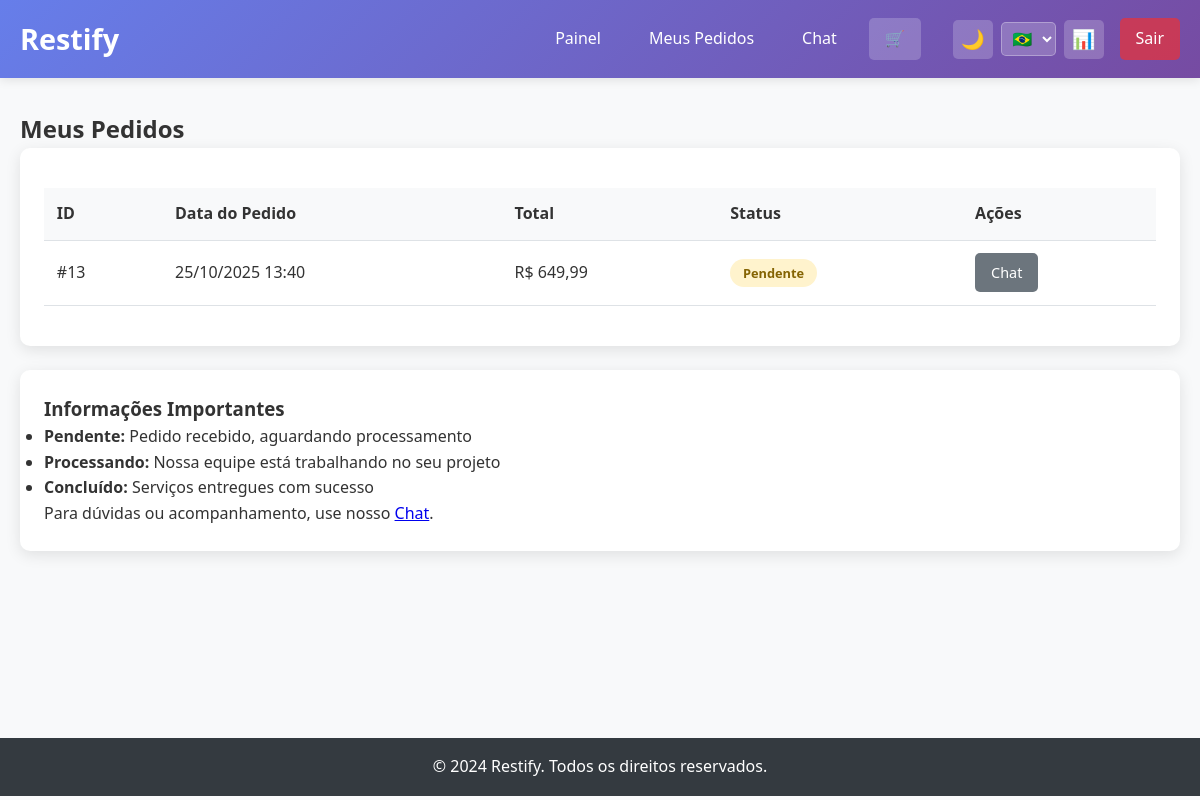
The page /public/restaurant/orders (signed in) on the database its author committed.
### tables this page shows
CREATE TABLE orders (
    id INTEGER PRIMARY KEY AUTOINCREMENT,
    restaurant_id INTEGER NOT NULL,
    total_amount REAL NOT NULL,
    status TEXT DEFAULT 'pending' CHECK(status IN ('pending', 'processing', 'completed', 'cancelled')),
    created_at DATETIME DEFAULT CURRENT_TIMESTAMP,
    FOREIGN KEY (restaurant_id) REFERENCES restaurants(id)
);

### app/controllers/RestaurantController.php (called while the page is built, shortened)
<?php
class RestaurantController {
    private $orderRepo;
    public function __construct() {
        $this->orderRepo = new OrderRepository();
    }
    public function orders() {
        $orders = $this->orderRepo->findByRestaurant($_SESSION['restaurant_id']);
        include '../app/views/restaurant/orders.php';
    }
}
?>

### config/i18n.php (called while the page is built, shortened)
<?php
class I18n {
    private static $language = 'pt';
    private static $translations = [];
    public static function init($lang = 'pt') {
        self::$language = $lang;
    }
    private static function loadTranslations() {
        $file = __DIR__ . "/../lang/" . self::$language . ".php";
        if (file_exists($file)) {
            self::$translations = include $file;
        }
    }
    public static function t($key, $params = []) {
        $text = self::$translations[$key] ?? $key;
        return $text;
    }
}
function t($key, $params = []) {
    return I18n::t($key, $params);
}
?>

### config/autoload.php (called while the page is built, shortened)
<?php
spl_autoload_register(function ($class) {
    $basePath = dirname(__DIR__);
    $paths = [
        $basePath . '/app/controllers/',
        $basePath . '/app/models/',
        $basePath . '/app/services/',
        $basePath . '/app/repositories/',
        $basePath . '/config/'
    ];
    foreach ($paths as $path) {
        $file = $path . $class . '.php';
        if (file_exists($file)) {
            return;
        }
    }
});
?>

### config/database.php (called while the page is built, shortened)
<?php
class Database {
    private static $instance = null;
    private $conn;
    private $db_path;
    private function __construct() {
        $this->db_path = __DIR__ . '/../database/restify.db';
    }
    public static function getInstance() {
        if (self::$instance === null) {
            self::$instance = new self();
        }
        return self::$instance;
    }
    public function connect() {
        if ($this->conn === null) {
            try {
                $this->conn = new PDO("sqlite:" . $this->db_path);
                $this->conn->setAttribute(PDO::ATTR_ERRMODE, PDO::ERRMODE_EXCEPTION);
            } catch(PDOException $e) {
                throw new Exception("Erro de conexão: " . $e->getMessage());
            }
        }
        return $this->conn;
    }
    private function createTables() {
        $sql = file_get_contents(__DIR__ . '/../database/schema.sql');
        $this->conn->exec($sql);
    }
}
?>

### app/repositories/OrderRepository.php (called while the page is built, shortened)
<?php
class OrderRepository {
    private $db;
    public function __construct() {
        $database = Database::getInstance();
        $this->db = $database->connect();
    }
    public function findByRestaurant($restaurantId) {
        $query = "SELECT * FROM orders WHERE restaurant_id = :restaurant_id ORDER BY created_at DESC";
        $stmt = $this->db->prepare($query);
        $stmt->bindParam(':restaurant_id', $restaurantId);
        $stmt->execute();
        $orders = [];
        while ($row = $stmt->fetch(PDO::FETCH_ASSOC)) {
            $orders[] = new Order($row);
        }
        return $orders;
    }
}
?>

### app/models/Order.php (called while the page is built, shortened)
<?php
class Order {
    public function __construct($data = []) {
        if (!empty($data)) {
            $this->id = $data['id'] ?? null;
            $this->total_amount = $data['total_amount'] ?? 0;
            $this->status = $data['status'] ?? 'pending';
            $this->created_at = $data['created_at'] ?? null;
        }
    }
}
?>

### app/views/restaurant/orders.php (the view, shortened to what this page needs)
<?php include __DIR__ . '/../layout/header.php'; ?>
<h2><?= t('my_orders') ?></h2>
<?php if (empty($orders)): ?>
    <div class="card">
        <p><?= t('no_orders') ?></p>
        <a href="<?= BASE_URL ?>/" class="btn btn-primary"><?= t('services') ?></a>
    </div>
<?php else: ?>
    <div class="card">
        <table class="table">
            <thead>
                <tr>
                    <th>ID</th>
                    <th><?= t('order_date') ?></th>
                    <th><?= t('total') ?></th>
                    <th><?= t('status') ?></th>
                    <th><?= t('actions') ?></th>
                </tr>
            </thead>
            <tbody>
                <?php foreach ($orders as $order): ?>
                    <tr>
                        <td>#<?= $order->id ?></td>
                        <td><?= date('d/m/Y H:i', strtotime($order->created_at)) ?></td>
                        <td>R$ <?= number_format($order->total_amount, 2, ',', '.') ?></td>
                        <td>
                            <span class="status status-<?= $order->status ?>">
                                <?php
                                $statusLabels = [
                                    'pending' => t('pending'),
                                    'processing' => t('processing'),
                                    'completed' => t('completed'),
                                    'cancelled' => t('cancelled')
                                ];
                                echo $statusLabels[$order->status] ?? $order->status;
                                ?>
                            </span>
                        </td>
                        <td>
                            <?php if ($order->status === 'pending' || $order->status === 'processing'): ?>
                                <a href="<?= BASE_URL ?>/restaurant/chat" class="btn btn-sm btn-secondary">
                                    <?= t('chat') ?>
                                </a>
                            <?php endif; ?>
                        </td>
                    </tr>
                <?php endforeach; ?>
            </tbody>
        </table>
    </div>
    <div class="card">
        <h3><?= t('important_info') ?></h3>
        <ul>
            <li><strong><?= t('pending') ?>:</strong> <?= t('pending_info') ?></li>
            <li><strong><?= t('processing') ?>:</strong> <?= t('processing_info') ?></li>
            <li><strong><?= t('completed') ?>:</strong> <?= t('completed_info') ?></li>
        </ul>
        <p><?= t('questions_chat') ?> <a href="<?= BASE_URL ?>/restaurant/chat"><?= t('chat') ?></a>.</p>
    </div>
<?php endif; ?>
<?php include __DIR__ . '/../layout/footer.php'; ?>

### public/css/style.css (style rules this page uses)
* { margin: 0; padding: 0; box-sizing: border-box; }
body { font-family: 'Segoe UI', Tahoma, Geneva, Verdana, sans-serif; line-height: 1.6; color: #333; background-color: #f8f9fa; transition: background-color 0.3s, color 0.3s; }
.card { background: white; border-radius: 10px; box-shadow: 0 4px 15px rgba(0,0,0,0.1); padding: 1.5rem; margin-bottom: 1.5rem; transition: transform 0.3s, box-shadow 0.3s, background-color 0.3s, color 0.3s; }
.btn { display: inline-block; padding: 0.8rem 1.5rem; border: none; border-radius: 5px; text-decoration: none; text-align: center; cursor: pointer; transition: all 0.3s; font-size: 1rem; font-weight: 500; }
.btn-secondary { background: #6c757d; color: white; }
.btn-sm { padding: 0.5rem 1rem; font-size: 0.9rem; }
.table { width: 100%; border-collapse: collapse; margin: 1rem 0; }
.table th, .table td { padding: 0.8rem; text-align: left; border-bottom: 1px solid #dee2e6; }
.table th { background: #f8f9fa; font-weight: 600; }
.status { padding: 0.3rem 0.8rem; border-radius: 20px; font-size: 0.8rem; font-weight: bold; }
.status-pending { background: #fff3cd; color: #856404; }

### rows shown on the page
orders: id "13", created_at "25/10/2025 13:40", total_amount "649,99", status "Pendente"

### other values the page prints
t('dashboard') "Painel"
t('my_orders') "Meus Pedidos"
t('chat') "Chat"
t('logout') "Sair"
t('order_date') "Data do Pedido"
t('total') "Total"
t('status') "Status"
t('actions') "Ações"
t('important_info') "Informações Importantes"
t('pending_info') "Pedido recebido, aguardando processamento"
t('processing') "Processando"
t('processing_info') "Nossa equipe está trabalhando no seu projeto"
t('completed') "Concluído"
t('completed_info') "Serviços entregues com sucesso"
t('questions_chat') "Para dúvidas ou acompanhamento, use nosso"
